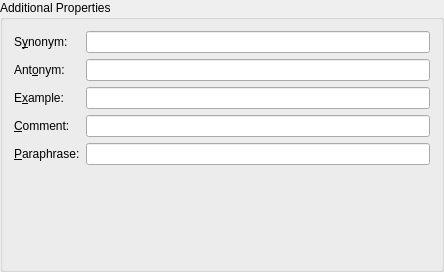
<ui version="4.0" >
 <class>AuxInfoEntryPageForm</class>
 <widget class="QWidget" name="AuxInfoEntryPageForm" >
  <property name="geometry" >
   <rect>
    <x>0</x>
    <y>0</y>
    <width>444</width>
    <height>272</height>
   </rect>
  </property>
  <property name="sizePolicy" >
   <sizepolicy vsizetype="Minimum" hsizetype="Minimum" >
    <horstretch>0</horstretch>
    <verstretch>0</verstretch>
   </sizepolicy>
  </property>
  <property name="minimumSize" >
   <size>
    <width>300</width>
    <height>225</height>
   </size>
  </property>
  <property name="windowTitle" >
   <string>-</string>
  </property>
  <layout class="QGridLayout" >
   <property name="leftMargin" >
    <number>0</number>
   </property>
   <property name="topMargin" >
    <number>0</number>
   </property>
   <property name="rightMargin" >
    <number>0</number>
   </property>
   <property name="bottomMargin" >
    <number>0</number>
   </property>
   <property name="horizontalSpacing" >
    <number>6</number>
   </property>
   <property name="verticalSpacing" >
    <number>6</number>
   </property>
   <item row="0" column="0" >
    <widget class="QGroupBox" name="GroupBox1" >
     <property name="sizePolicy" >
      <sizepolicy vsizetype="Preferred" hsizetype="Preferred" >
       <horstretch>0</horstretch>
       <verstretch>0</verstretch>
      </sizepolicy>
     </property>
     <property name="title" >
      <string>Additional Properties</string>
     </property>
     <layout class="QGridLayout" >
      <property name="leftMargin" >
       <number>11</number>
      </property>
      <property name="topMargin" >
       <number>11</number>
      </property>
      <property name="rightMargin" >
       <number>11</number>
      </property>
      <property name="bottomMargin" >
       <number>11</number>
      </property>
      <property name="horizontalSpacing" >
       <number>6</number>
      </property>
      <property name="verticalSpacing" >
       <number>6</number>
      </property>
      <item row="0" column="0" >
       <widget class="QLabel" name="synonym_label" >
        <property name="text" >
         <string>S&amp;ynonym:</string>
        </property>
        <property name="buddy" >
         <cstring>synonymLineEdit</cstring>
        </property>
       </widget>
      </item>
      <item row="1" column="0" >
       <widget class="QLabel" name="antonym_label" >
        <property name="text" >
         <string>Ant&amp;onym:</string>
        </property>
        <property name="buddy" >
         <cstring>antonymLineEdit</cstring>
        </property>
       </widget>
      </item>
      <item row="2" column="0" >
       <widget class="QLabel" name="examp_label" >
        <property name="text" >
         <string>E&amp;xample:</string>
        </property>
        <property name="buddy" >
         <cstring>exampleLineEdit</cstring>
        </property>
       </widget>
      </item>
      <item row="3" column="0" >
       <widget class="QLabel" name="remark_label" >
        <property name="text" >
         <string>&amp;Comment:</string>
        </property>
        <property name="buddy" >
         <cstring>commentLineEdit</cstring>
        </property>
       </widget>
      </item>
      <item row="4" column="0" >
       <widget class="QLabel" name="para_label" >
        <property name="text" >
         <string>&amp;Paraphrase:</string>
        </property>
        <property name="buddy" >
         <cstring>paraphraseLineEdit</cstring>
        </property>
       </widget>
      </item>
      <item row="0" column="1" >
       <widget class="QLineEdit" name="synonymLineEdit" >
        <property name="toolTip" >
         <string/>
        </property>
       </widget>
      </item>
      <item row="1" column="1" >
       <widget class="QLineEdit" name="antonymLineEdit" />
      </item>
      <item row="2" column="1" >
       <widget class="QLineEdit" name="exampleLineEdit" />
      </item>
      <item row="3" column="1" >
       <widget class="QLineEdit" name="commentLineEdit" />
      </item>
      <item row="4" column="1" >
       <widget class="QLineEdit" name="paraphraseLineEdit" />
      </item>
      <item row="5" column="1" >
       <spacer>
        <property name="orientation" >
         <enum>Qt::Vertical</enum>
        </property>
        <property name="sizeHint" >
         <size>
          <width>20</width>
          <height>40</height>
         </size>
        </property>
       </spacer>
      </item>
     </layout>
    </widget>
   </item>
  </layout>
 </widget>
 <layoutdefault spacing="6" margin="11" />
 <pixmapfunction>qPixmapFromMimeSource</pixmapfunction>
 <resources/>
 <connections/>
</ui>
